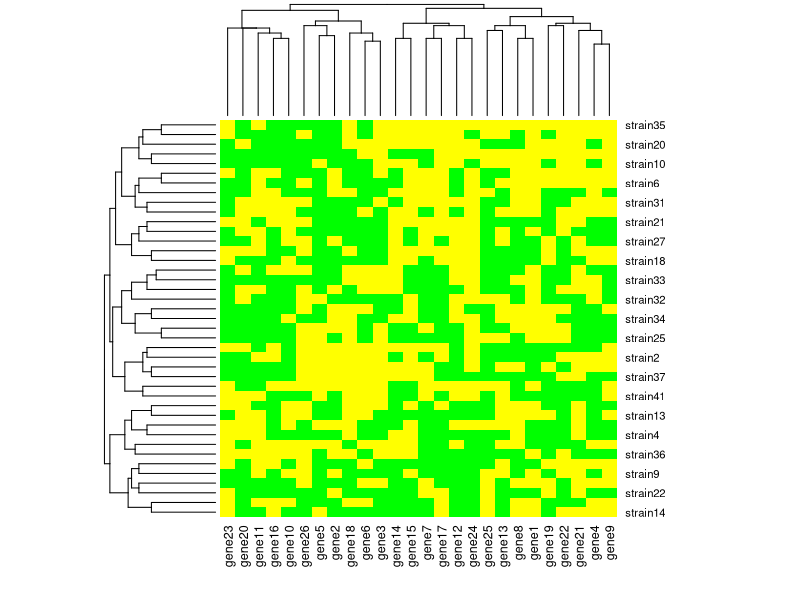

Write the R code that produced this figure.
# heatmap exercise answer for random data

install.packages("readxl")
library("readxl")

setwd("L:/MBT/Austausch/Cho/Eewon/R_visualization")   # set working directory
getwd()

df <- read_excel("strain_gene_random_data_exercise.xlsx")
head(df)

col <- c("green", "yellow")

data <- as.matrix(df[, -c(1)])
data
rownames(data) <- df[["strain"]]
colnames(data) <- colnames(df)[-c(1)]
heatmap(data, scale = "none", col=col)



